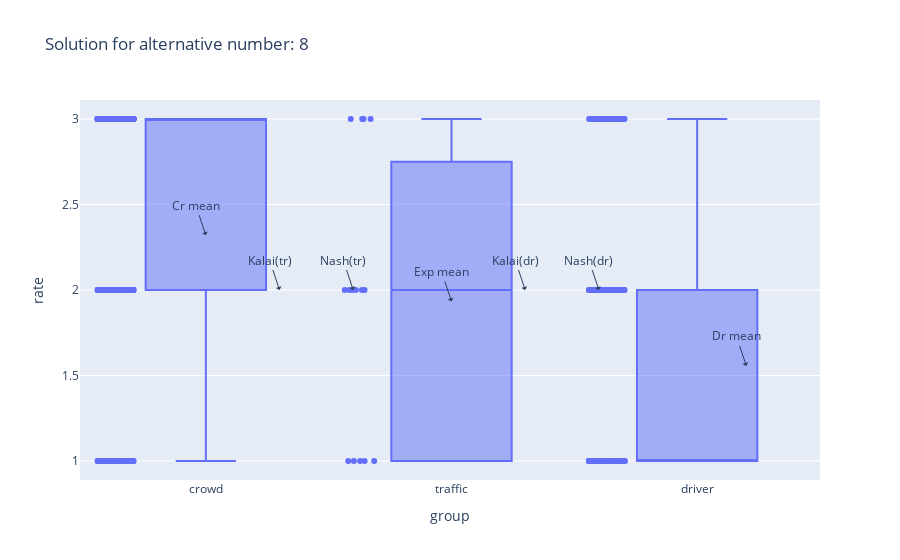

Here is the notebook cell this chart was saved with:
### Code cell
plot_data_and_solution(df, all_detail_results, title, alt)

### Figure 1 — Plotly figure (JSON) as saved in the notebook; plotly's stock layout.template omitted (floating-point values rounded to 4 significant figures; data arrays with more than 128 entries replaced by an {"elided": "..."} marker saying what was removed)
{"data": [{"alignmentgroup": "True", "boxpoints": "all", "hovertemplate": "group=%{x}<br>rate=%{y}<extra></extra>", "legendgroup": "", "marker": {"color": "#636efa"}, "name": "", "notched": false, "offsetgroup": "", "orientation": "v", "showlegend": false, "type": "box", "x": {"elided": "1731 str values"}, "x0": " ", "xaxis": "x", "y": {"elided": "1731 int values"}, "y0": " ", "yaxis": "y"}], "layout": {"annotations": [{"arrowhead": 1, "showarrow": true, "text": "Cr mean", "x": 0, "y": 2.32}, {"arrowhead": 1, "showarrow": true, "text": "Dr mean", "x": 2.2, "y": 1.556}, {"arrowhead": 1, "showarrow": true, "text": "Exp mean", "x": 1, "y": 1.933}, {"arrowhead": 1, "showarrow": true, "text": "Kalai(tr)", "x": 0.3, "y": 2.0}, {"arrowhead": 1, "showarrow": true, "text": "Nash(tr)", "x": 0.6, "y": 2.0}, {"arrowhead": 1, "showarrow": true, "text": "Kalai(dr)", "x": 1.3, "y": 2.0}, {"arrowhead": 1, "showarrow": true, "text": "Nash(dr)", "x": 1.6, "y": 2.0}], "boxmode": "group", "legend": {"tracegroupgap": 0}, "title": {"text": "Solution for alternative number: 8"}, "xaxis": {"anchor": "y", "domain": [0, 1], "title": {"text": "group"}}, "yaxis": {"anchor": "x", "domain": [0, 1], "title": {"text": "rate"}}}}
